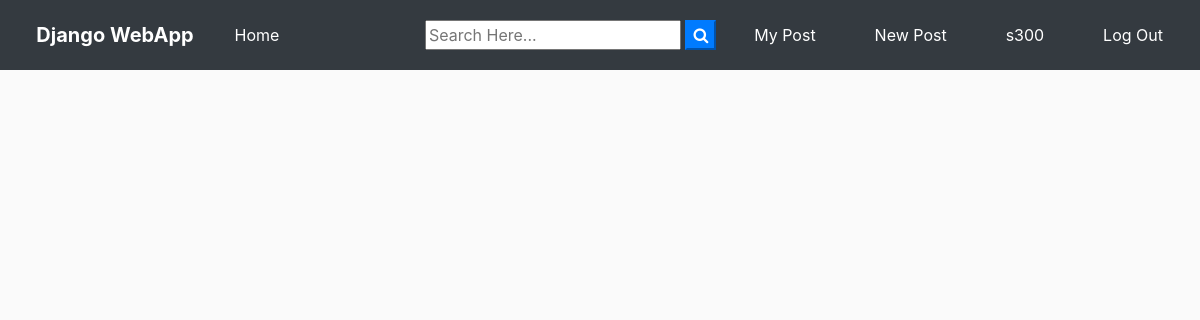
Page / (signed in) on the earlier database version.
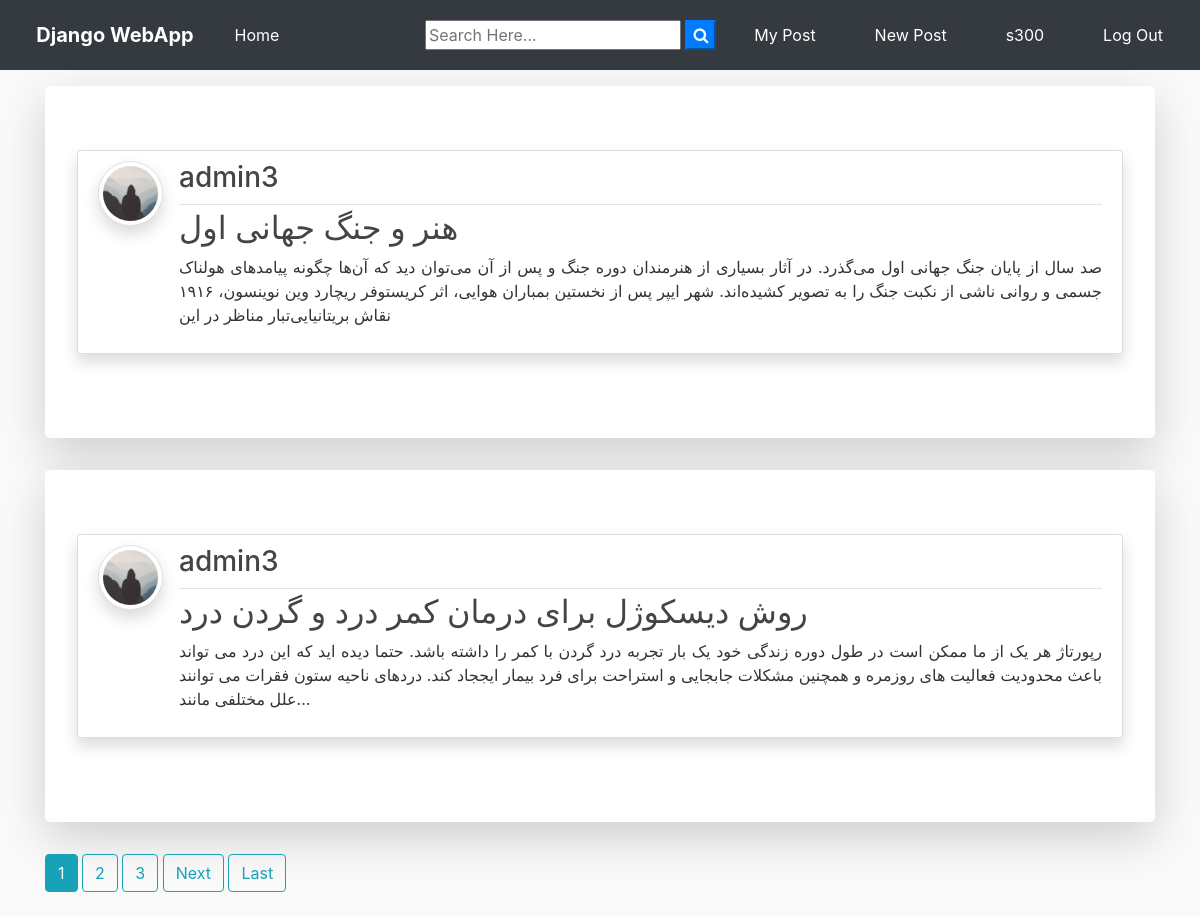
Same page on the later database version.
### blog/models.py (models this page shows, shortened)
class Post(models.Model):
	title = models.CharField(max_length=100)
	file = models.FileField(null=True,blank=True,upload_to='Files')#PrivateFileField("File",null=True)
	content = models.TextField()
	manager = models.ManyToManyField("UserProfile")
	date_posted = models.DateTimeField(default=timezone.now)
	author = models.ForeignKey(User, on_delete=models.CASCADE)

### users/models.py (models this page shows, shortened)
class Profile(models.Model):
    user = models.OneToOneField(User, on_delete=models.CASCADE)
    image = models.ImageField(default='default.jpg', upload_to='profile_pics')

### blog/views.py (the view)
# urls.py: path('', PostListView.as_view(), name='blog-home'),
class PostListView(LoginRequiredMixin, ListView):
    model = Post
    template_name = 'blog/home.html'  # <app>/<model>_<viewtype>.html
    context_object_name = 'posts'
    ordering = ['-date_posted']
    paginate_by = 2
    def get_queryset(self):
        return Post.objects.filter(manager__user__username=self.request.user.username).order_by('-date_posted')

### blog/templates/blog/home.html (shortened to what this page needs)
{% extends "blog/base.html" %}
{% block content %}
    {% for post in posts %}
      <div class="jumbotron mt-3 bg-white shadow-lg">
      <article class="media content-section shadow">
        <a href="{{ post.author.profile.image.url }} " target="_blank"> <img src="{{ post.author.profile.image.url }}  " alt="" class="article-img rounded-circle img-thumbnail img-fluid shadow">
        </a>
        <div class="media-body">
          <div class="article-metadata d-flex justify-content-between">
            <a class="mr-2 " href="{% url 'user-posts' post.author.username  %}"><h3>{{ post.author }}</h3></a>
          </div>
          <h2><a class="article-title text-justify " href="{% url 'post-detail' post.id %}">{{ post.title }}</a></h2>
          <div class="d-flex justify-content-between">
            <p class="article-content text-justify text-truncate overflow-hidden">{{ post.content }}</p>
          </div>
        </div>
      </article>
      </div>
    {% endfor %}
    {% if is_paginated %}
      {% for num in page_obj.paginator.page_range %}
        {% if page_obj.number == num %}
          <a class="btn btn-info mb-4" href="?page={{ num }}">{{ num }}</a>
        {% elif num > page_obj.number|add:'-3' and num < page_obj.number|add:'3' %}
          <a class="btn btn-outline-info mb-4" href="?page={{ num }}">{{ num }}</a>
        {% endif %}
      {% endfor %}
      {% if page_obj.has_next %}
        <a class="btn btn-outline-info mb-4" href="?page={{ page_obj.next_page_number }}">Next</a>
        <a class="btn btn-outline-info mb-4" href="?page={{ page_obj.paginator.num_pages }}">Last</a>
      {% endif %}
    {% endif %}
{% endblock content %}

### blog/templates/blog/base.html (shortened to what this page needs)
{% load staticfiles %}
<!doctype html>
<html lang="en">
  <head>
    <link rel="stylesheet" href="/static/custom/bootstrap_4_3_1.min.css">
    <link rel="stylesheet" href="/static/custom/fontawesome_all_581.css" >
    <link rel="stylesheet" href="https://stackpath.bootstrapcdn.com/font-awesome/4.7.0/css/font-awesome.min.css">
    <link rel="stylesheet" href="{% static 'blog/main.css' %}">
</head>
  <body>
        <nav class="navbar navbar-expand-lg navbar-dark bg-dark">
                <a class="navbar-brand font-weight-bold" href="{% url 'blog-home' %}"><i class="fas fa-file"></i> Django WebApp</a>
                <div class="collapse navbar-collapse" id="navbarSupportedContent">
                  <ul class="navbar-nav mr-auto">
                    <li class="nav-item active">
                      <a class="nav-link" href="{% url 'blog-home' %}"><i class="fas fa-home"></i> Home <span class="sr-only">(current)</span></a>
                    </li>
                  </ul>
                  <form id="searchform" action="{% url 'search' %}" method="get">
                    <input type="text" name="q" type="text" value="{{ request.GET.q }}" placeholder="Search Here..." />
                    <button type="button" onclick="searchform.submit()" class=" text-white my-color btn-primary"><i class="fa fa-search"></i></button>
                </form>
                    {% if user.is_authenticated %}
                    <a href="{% url 'user-posts' user %}" class="btn text-white m-2"><i class="fas fa-user-shield"></i> My Post</a>
                    <a href="{% url 'post-create' %} " class="btn text-white m-2"><i class="fas fa-user-edit"></i> New Post</a>
                    <a href="{% url 'profile' %} " class="btn text-white m-2"><i class="fas fa-user"></i> {{ user.username }}</a>
                    <a href="{% url 'logout' %} " class="btn text-white m-2"><i class="fas fa-sign-out-alt"></i> Log Out</a>
                    {% else %}
                    <a href="{% url 'login' %} " class="btn text-white m-2"><i class="fas fa-user-tie"></i> Log In</a>
                    <a href="{% url 'register' %} " class="btn text-white m-2"> <i class="fas fa-sign-in-alt"></i> Sign Up</a>
                    {% endif %}
                </div>
              </nav>
      <div class="container my-bg">
    {% block content %}
    {% endblock  %}
</div>
  </body>
</html>

### static/blog/main.css (style rules this page uses)
body { background: #fafafa; color: #333333; margin-top: 0; }
h1, h2, h3, h4, h5, h6 { color: #444444; }
ul { margin: 0; }
.content-section { background: #ffffff; padding: 10px 20px; border: 1px solid #dddddd; border-radius: 3px; margin-bottom: 20px; }
.article-title { color: #444444; }
.article-content { white-space: pre-line; }
.article-img { height: 65px; width: 65px; margin-right: 16px; }
.article-metadata { padding-bottom: 1px; margin-bottom: 4px; border-bottom: 1px solid #e3e3e3 }

Differences in the rows shown:
added Post: author.profile.image (placeholder picture), author "admin3", title "هنر و جنگ جهانی اول", content "صد سال از پایان جنگ جهانی اول می‌گذرد. در آثار بسیاری از هنرمندان دوره جنگ و پس از آن می‌توان دید که آن‌ها چگونه پیامدهای هولناک جسمی و روانی ناشی از نکبت جنگ را به تصویر کشیده‌اند. شهر ایپر پس از نخستین بمباران هوایی، اثر کریستوفر ریچارد وین نوینسون، ۱۹۱۶ نقاش بریتانیایی‌تبار مناظر در این"
added Post: author.profile.image (placeholder picture), author "admin3", title "روش دیسکوژل برای درمان کمر درد و گردن درد", content "رپورتاژ هر یک از ما ممکن است در طول دوره زندگی خود یک بار تجربه درد گردن با کمر را داشته باشد. حتما دیده اید که این درد می تواند باعث محدودیت فعالیت های روزمره و همچنین مشکلات جابجایی و استراحت برای فرد بیمار ایججاد کند. دردهای ناحیه ستون فقرات می توانند علل مختلفی مانند..."
Other differences:
new list line: "1"
new list line: "2"
new list line: "3"
text now shown: "Next Last"
